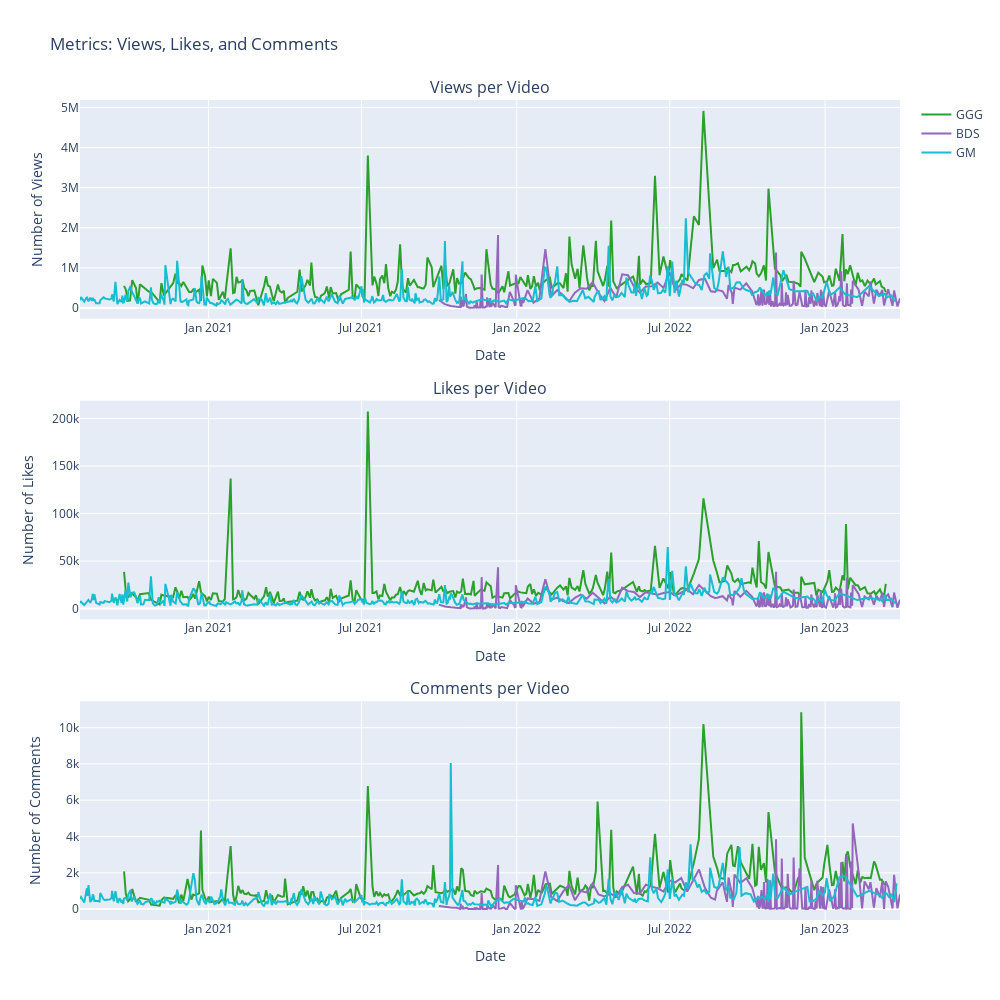

Source (notebook cell):
### Code cell
#import plotly.colors as colors
#make a plotly figure with 3 subplots. 1st subplot is the number of views per video over time for each channel
# 2nd subplot is the number of likes per video over time for each channel
# 3rd subplot is the number of comments per video over time for each channel
fig = go.Figure()
fig = make_subplots(rows=3, cols=1, subplot_titles=("Views per Video", "Likes per Video", "Comments per Video"), vertical_spacing=0.1)
#make the color of each channel be the same for each channel accross sub plots
color = [colors.DEFAULT_PLOTLY_COLORS[2], colors.DEFAULT_PLOTLY_COLORS[4], colors.DEFAULT_PLOTLY_COLORS[9]]
#add the traces for each channel to each subplot without using a loop
fig.add_trace(go.Scatter(x=dfgood['date'], y=dfgood['views'], mode='lines', name='GGG', line_color=color[0]), row=1, col=1)
fig.add_trace(go.Scatter(x=dfbob['date'], y=dfbob['views'], mode='lines', name='BDS', line_color=color[1]), row=1, col=1)
fig.add_trace(go.Scatter(x=dfgm['date'], y=dfgm['views'], mode='lines', name='GM', line_color=color[2]), row=1, col=1)
fig.add_trace(go.Scatter(x=dfgood['date'], y=dfgood['likes'], mode='lines', name='GGG', line_color=color[0]), row=2, col=1)
fig.add_trace(go.Scatter(x=dfbob['date'], y=dfbob['likes'], mode='lines', name='BDS', line_color=color[1]), row=2, col=1)
fig.add_trace(go.Scatter(x=dfgm['date'], y=dfgm['likes'], mode='lines', name='GM', line_color=color[2]), row=2, col=1)
fig.add_trace(go.Scatter(x=dfgood['date'], y=dfgood['comments'], mode='lines', name='GGG', line_color=color[0]), row=3, col=1)
fig.add_trace(go.Scatter(x=dfbob['date'], y=dfbob['comments'], mode='lines', name='BDS', line_color=color[1]), row=3, col=1)
fig.add_trace(go.Scatter(x=dfgm['date'], y=dfgm['comments'], mode='lines', name='GM', line_color=color[2]), row=3, col=1)
fig.update_layout(title_text='Metrics: Views, Likes, and Comments', height=1000, width=1000)
fig.update_xaxes(title_text='Date')
fig.update_traces(showlegend=False)
fig.update_traces(showlegend=True, row=1, col=1)
fig.update_yaxes(title_text='Number of Views', row=1, col=1)
fig.update_yaxes(title_text='Number of Likes', row=2, col=1)
fig.update_yaxes(title_text='Number of Comments', row=3, col=1)
save_figure(fig, 'golf.eda3.png')
fig.show()

### Figure 1 — Plotly figure (JSON) as saved in the notebook; plotly's stock layout.template omitted (floating-point values rounded to 4 significant figures; data arrays with more than 128 entries replaced by an {"elided": "..."} marker saying what was removed)
{"data": [{"line": {"color": "rgb(44, 160, 44)"}, "mode": "lines", "name": "GGG", "showlegend": true, "type": "scatter", "x": {"elided": "326 str values"}, "xaxis": "x", "y": {"elided": "326 int values"}, "yaxis": "y"}, {"line": {"color": "rgb(148, 103, 189)"}, "mode": "lines", "name": "BDS", "showlegend": true, "type": "scatter", "x": {"elided": "214 str values"}, "xaxis": "x", "y": {"elided": "214 int values"}, "yaxis": "y"}, {"line": {"color": "rgb(23, 190, 207)"}, "mode": "lines", "name": "GM", "showlegend": true, "type": "scatter", "x": {"elided": "379 str values"}, "xaxis": "x", "y": {"elided": "379 int values"}, "yaxis": "y"}, {"line": {"color": "rgb(44, 160, 44)"}, "mode": "lines", "name": "GGG", "showlegend": false, "type": "scatter", "x": {"elided": "326 str values"}, "xaxis": "x2", "y": {"elided": "326 int values"}, "yaxis": "y2"}, {"line": {"color": "rgb(148, 103, 189)"}, "mode": "lines", "name": "BDS", "showlegend": false, "type": "scatter", "x": {"elided": "214 str values"}, "xaxis": "x2", "y": {"elided": "214 int values"}, "yaxis": "y2"}, {"line": {"color": "rgb(23, 190, 207)"}, "mode": "lines", "name": "GM", "showlegend": false, "type": "scatter", "x": {"elided": "379 str values"}, "xaxis": "x2", "y": {"elided": "379 int values"}, "yaxis": "y2"}, {"line": {"color": "rgb(44, 160, 44)"}, "mode": "lines", "name": "GGG", "showlegend": false, "type": "scatter", "x": {"elided": "326 str values"}, "xaxis": "x3", "y": {"elided": "326 int values"}, "yaxis": "y3"}, {"line": {"color": "rgb(148, 103, 189)"}, "mode": "lines", "name": "BDS", "showlegend": false, "type": "scatter", "x": {"elided": "214 str values"}, "xaxis": "x3", "y": {"elided": "214 int values"}, "yaxis": "y3"}, {"line": {"color": "rgb(23, 190, 207)"}, "mode": "lines", "name": "GM", "showlegend": false, "type": "scatter", "x": {"elided": "379 str values"}, "xaxis": "x3", "y": {"elided": "379 int values"}, "yaxis": "y3"}], "layout": {"annotations": [{"font": {"size": 16}, "showarrow": false, "text": "Views per Video", "x": 0.5, "xanchor": "center", "xref": "paper", "y": 1, "yanchor": "bottom", "yref": "paper"}, {"font": {"size": 16}, "showarrow": false, "text": "Likes per Video", "x": 0.5, "xanchor": "center", "xref": "paper", "y": 0.6333, "yanchor": "bottom", "yref": "paper"}, {"font": {"size": 16}, "showarrow": false, "text": "Comments per Video", "x": 0.5, "xanchor": "center", "xref": "paper", "y": 0.2667, "yanchor": "bottom", "yref": "paper"}], "height": 1000, "title": {"text": "Metrics: Views, Likes, and Comments"}, "width": 1000, "xaxis": {"anchor": "y", "domain": [0, 1], "title": {"text": "Date"}}, "xaxis2": {"anchor": "y2", "domain": [0, 1], "title": {"text": "Date"}}, "xaxis3": {"anchor": "y3", "domain": [0, 1], "title": {"text": "Date"}}, "yaxis": {"anchor": "x", "domain": [0.7333, 1], "title": {"text": "Number of Views"}}, "yaxis2": {"anchor": "x2", "domain": [0.3667, 0.6333], "title": {"text": "Number of Likes"}}, "yaxis3": {"anchor": "x3", "domain": [0, 0.2667], "title": {"text": "Number of Comments"}}}}
